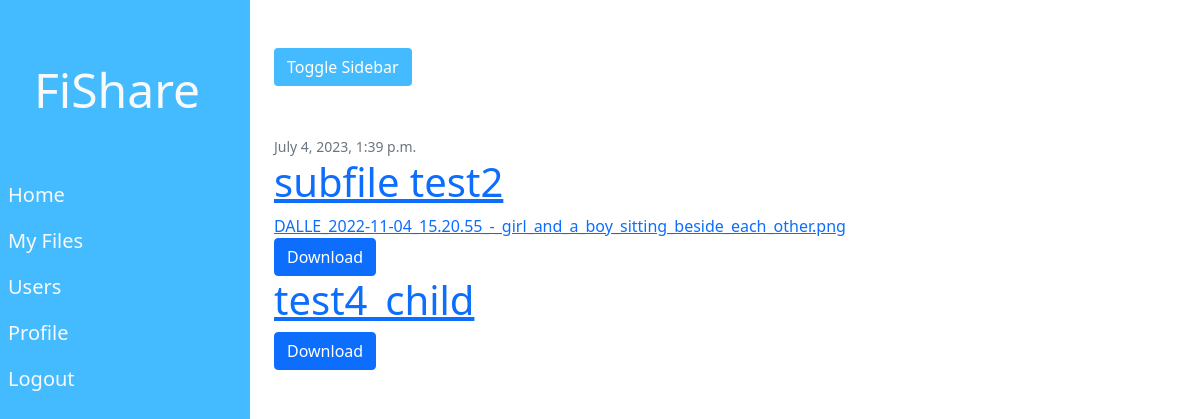
Page /all_users/my_files/1/ on the committed database.
### root/models.py (models this page shows, shortened)
class AllFiles(models.Model):
    owner= models.ForeignKey(User, on_delete=models.CASCADE)
    title= models.CharField(max_length=100)
    file=models.FileField(upload_to='all_files/', default='')
    created_at=models.DateTimeField(auto_now_add=True,)
    folder = models.ForeignKey(Folder, on_delete=models.CASCADE, null=True, blank=True)
    is_favorite = models.BooleanField(default=False)

class Folder(models.Model):
    name = models.CharField(max_length=255)
    user = models.ForeignKey(User, on_delete=models.CASCADE)
    parent_folder = models.ForeignKey('self', on_delete=models.CASCADE, null=True, blank=True)

### root/views.py (the view)
# urls.py: path('my_files/',MyFileFolderView.as_view(),name='all_files'),
class MyFileFolderView(TemplateView):
    template_name = 'root/all_files.html'
    def get_context_data(self, **kwargs):
        context = super().get_context_data(**kwargs)
        folder_id=None
        folder_id = self.kwargs.get('parent_folder_id')
        folderuser=None
        logged_user=None
        logged_user=self.kwargs.get('user_id')
        if logged_user:
            logged_user=self.kwargs.get('user_id')
        elif folder_id:
            folderuser=Folder.objects.get(id=folder_id)
            logged_user=folderuser.user
        else:
            logged_user=self.request.user
        if folder_id:
            files = AllFiles.objects.filter(owner=logged_user,folder=folder_id)
        else:
            files = AllFiles.objects.filter(owner=logged_user, folder=None)
        if folder_id:
            folders = Folder.objects.filter(user=logged_user, parent_folder=folder_id)
        else:
            folders = Folder.objects.filter(user=logged_user, parent_folder=None)
        context['files'] = files
        context['folders'] = folders
        context['folderuser']=logged_user
        return context

### root/templatetags/custom_filters.py (called while the page is built)
@register.filter
def basename(value):
    return os.path.basename(value)

### root/templates/root/subfolder.html (shortened to what this page needs)
{% extends "root/base.html" %} {% load crispy_forms_tags %}
 {% load custom_filters %} {% block content %} {% for post in files %}
<article class="media content-section">
  <div class="media-body">
    <div class="article-metadata">
      <small class="text-muted">{{post.created_at}}</small>
    </div>
    <h1>
      <a class="article-title" href="#">{{post.title}}</a>
    </h1>
    <a class="article-content">{{ post.file.name|basename}}</a>
    <form action="{% url 'delete_file' post.pk %}" method="POST">
      <a href="{% url 'download_file' post.file.path %}" class="btn btn-primary"
      >Download</a
    >
    </form>
  </div>
</article>
{% endfor %} {% for post in folders %}
<article class="media content-section">
  <div class="media-body">
    <h1>
      <a class="article-title" href="{% url 'subfolder' post.id %}"
        >{{post.name}}</a
      >
    </h1>
    <a href="{% url 'download_folder' post.id %}" class="btn btn-primary"
    >Download</a>
  </div>
</article>
{% endfor %}
{% endblock content %}

### root/static/root/home.css (style rules this page uses)
* { margin: 0; padding: 0; box-sizing: border-box; }
body { min-height: 100vh; background-color: #fff; }

### rows in the picture
AllFiles: created_at "July 4, 2023, 1:39 p.m.", title "subfile test2", file.name|basename "DALLE_2022-11-04_15.20.55_-_girl_and_a_boy_sitting_beside_each_other.png"
Folder: name "test4_child"
